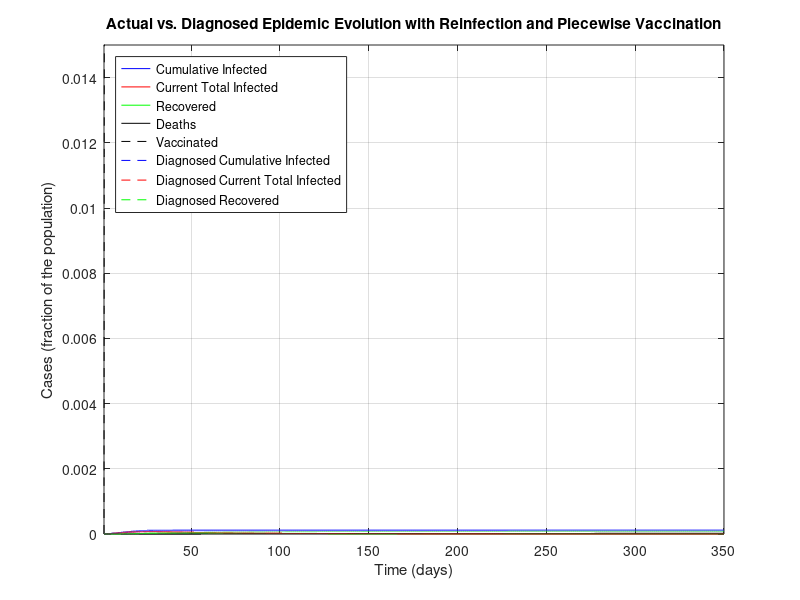
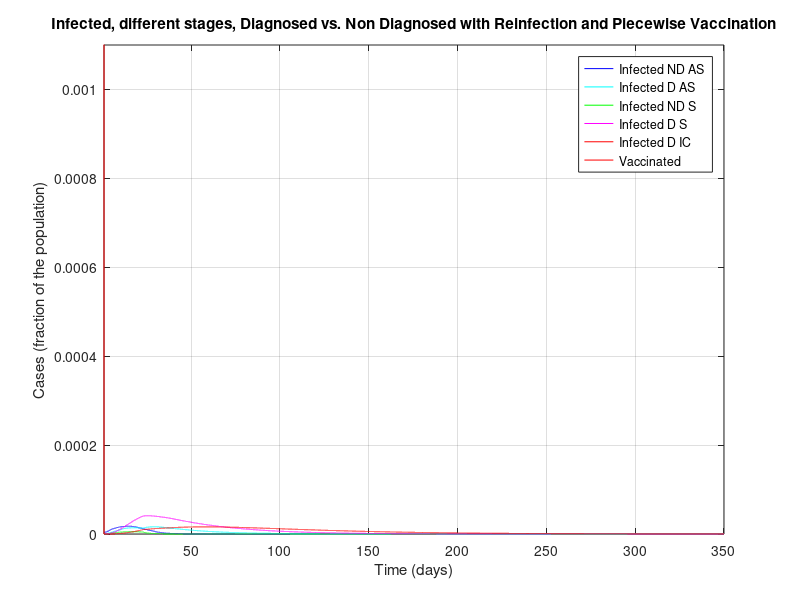
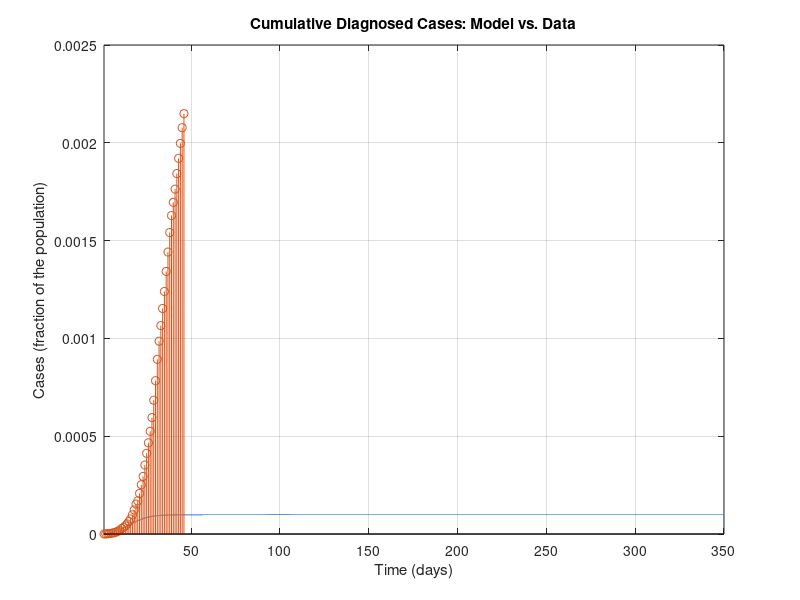
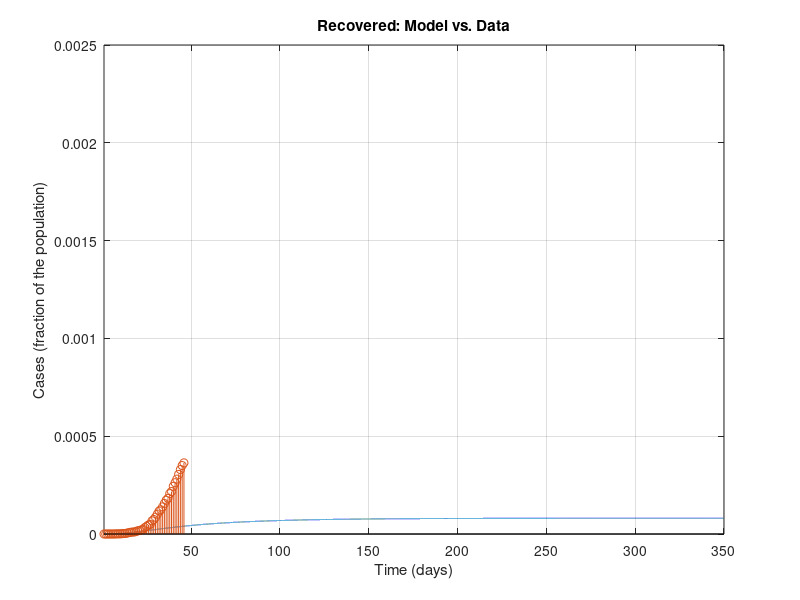

Reproduce these figures in MATLAB, in order.
%%%%%%%%%%%%%%%%%%%%%%%%%%%%%%%%%%%%%%%%
%%%%%%%%%%%%%%%%%%%%%%%%%%%%%%%%%%%%%%%%
% MATLAB Code for epidemic simulations with the SIDARTHE model in the work
%
% Based on Modelling the COVID-19 epidemic and implementation of population-wide interventions in Italy
% by Giulia Giordano, Franco Blanchini, Raffaele Bruno, Patrizio Colaneri, Alessandro Di Filippo, Angela Di Matteo, Marta Colaneri
% 
%This code now implements vaccines and reinfection of healed and vaccinated
%people. These modifications were done by Carl Ingebretsen
%%%%%%%%%%%%%%%%%%%%%%%%%%%%%%%%%%%%%%%%
%%%%%%%%%%%%%%%%%%%%%%%%%%%%%%%%%%%%%%%%

clear all
close all
clc

%%%%%%%%%%%%%%%%%%%%%%%%%%%%%%%%%%%%%%%%
% DATA
%%%%%%%%%%%%%%%%%%%%%%%%%%%%%%%%%%%%%%%%

% Italian population
popolazione=60e6;

% Data 20 February - 5 April (46 days):
% Total Cases
CasiTotali = [3 20 79 132 219 322 400 650 888 1128 1694 2036 2502 3089 3858 4636 5883 7375 9172 10149 12462 15113 17660 21157 24747 27980 31506 35713 41035 47021 53578 59138 63927 69176 74386 80539 86498 92472 97689 101739 105792 110574 115242 119827 124632 128948]/popolazione; % D+R+T+E+H_diagnosticati
% Deaths
Deceduti = [0 1 2 2 5 10 12 17 21 29 34 52 79 107 148 197 233 366 463 631 827 1016 1266 1441 1809 2158 2503 2978 3405 4032 4825 5476 6077 6820 7503 8165 9134 10023 10779 11591 12428 13155 13915 14681 15362 15887]/popolazione; % E
% Recovered
Guariti = [0 0 0 1 1 1 3 45 46 50 83 149 160 276 414 523 589 622 724 1004 1045 1258 1439 1966 2335 2749 2941 4025 4440 5129 6072 7024 7432 8326 9362 10361 10950 12384 13030 14620 15729 16847 18278 19758 20996 21815]/popolazione; % H_diagnosticati
% Currently Positive
Positivi = [3 19 77 129 213 311 385 588 821 1049 1577 1835 2263 2706 3296 3916 5061 6387 7985 8514 10590 12839 14955 17750 20603 23073 26062 28710 33190 37860 42681 46638 50418 54030 57521 62013 66414 70065 73880 75528 77635 80572 83049 85388 88274 91246]/popolazione; % D+R+T

% Data 23 February - 5 April (from day 4 to day 46)
% Currently positive: isolated at home
Isolamento_domiciliare = [49 91 162 221 284 412 543 798 927 1000 1065 1155 1060 1843 2180 2936 2599 3724 5036 6201 7860 9268 10197 11108 12090 14935 19185 22116 23783 26522 28697 30920 33648 36653 39533 42588 43752 45420 48134 50456 52579 55270 58320]/popolazione; %D
% Currently positive: hospitalised
Ricoverati_sintomi = [54 99 114 128 248 345 401 639 742 1034 1346 1790 2394 2651 3557 4316 5038 5838 6650 7426 8372 9663 11025 12894 14363 15757 16020 17708 19846 20692 21937 23112 24753 26029 26676 27386 27795 28192 28403 28540 28741 29010 28949]/popolazione; % R
% Currently positive: ICU
Terapia_intensiva = [26 23 35 36 56 64 105 140 166 229 295 351 462 567 650 733 877 1028 1153 1328 1518 1672 1851 2060 2257 2498 2655 2857 3009 3204 3396 3489 3612 3732 3856 3906 3981 4023 4035 4053 4068 3994 3977]/popolazione; %T


%%%%%%%%%%%%%%%%%%%%%%%%%%%%%%%%%%%%%%%%
% PARAMETERS
%%%%%%%%%%%%%%%%%%%%%%%%%%%%%%%%%%%%%%%%

% Simulation horizon: CAN BE MODIFIED AT ONE'S WILL PROVIDED THAT IT IS AT
% LEAST EQUAL TO THE NUMBER OF DAYS FOR WHICH DATA ARE AVAILABLE
Orizzonte = 350;

% Plot yes/no: SET TO 1 IF PDF FIGURES MUST BE GENERATED, 0 OTHERWISE
plotPDF = 0;

% Time-step for Euler discretisation of the continuous-time system
step=0.01;

% Transmission rate due to contacts with UNDETECTED asymptomatic infected
alfa=0.57;
% Transmission rate due to contacts with DETECTED asymptomatic infected
beta=0.0114;
% Transmission rate due to contacts with UNDETECTED symptomatic infected
gamma=0.456;
% Transmission rate due to contacts with DETECTED symptomatic infected
delta=0.0114;

% Detection rate for ASYMPTOMATIC
epsilon=0.171;
% Detection rate for SYMPTOMATIC
theta=0.3705;

% Worsening rate: UNDETECTED asymptomatic infected becomes symptomatic
zeta=0.1254;
% Worsening rate: DETECTED asymptomatic infected becomes symptomatic
eta=0.1254;

% Worsening rate: UNDETECTED symptomatic infected develop life-threatening
% symptoms
mu=0.0171;
% Worsening rate: DETECTED symptomatic infected develop life-threatening
% symptoms
nu=0.0274;

% Mortality rate for infected with life-threatening symptoms
tau=0.01;

% Recovery rate for undetected asymptomatic infected
lambda=0.0342;
% Recovery rate for detected asymptomatic infected
rho=0.0342;
% Recovery rate for undetected symptomatic infected
kappa=0.0171;
% Recovery rate for detected symptomatic infected
xi=0.0171;
% Recovery rate for life-threatened symptomatic infected
sigma=0.0171;

%to add the SIDARTHE-V version add a new constant phi
phi=0.00001;
%phi=0.5;

%Reinfection coefficients
rein=0.05;
rein_vacc = 0.01;

%%%%%%%%%%%%%%%%%%%%%%%%%%%%%%%%%%%%%%%%
% DEFINITIONS
%%%%%%%%%%%%%%%%%%%%%%%%%%%%%%%%%%%%%%%%

% Parameters
r1=epsilon+zeta+lambda;
r2=eta+rho;
r3=theta+mu+kappa;
r4=nu+xi;
r5=sigma+tau;

% Initial R0
R0_iniziale=alfa/r1+beta*epsilon/(r1*r2)+gamma*zeta/(r1*r3)+delta*eta*epsilon/(r1*r2*r4)+delta*zeta*theta/(r1*r3*r4);

% Time horizon
t=1:step:Orizzonte;

% Vectors for time evolution of variables
S=zeros(1,length(t));
I=zeros(1,length(t));
D=zeros(1,length(t));
A=zeros(1,length(t));
R=zeros(1,length(t));
T=zeros(1,length(t));
H=zeros(1,length(t));
H_diagnosticati=zeros(1,length(t)); % DIAGNOSED recovered only!
E=zeros(1,length(t));
%For SIDARTHE-V add a V
V=zeros(1,length(t));

% Vectors for time evolution of actual/perceived Case Fatality Rate
M=zeros(1,length(t));
P=zeros(1,length(t));

%%%%%%%%%%%%%%%%%%%%%%%%%%%%%%%%%%%%%%%%
% INITIAL CONDITIONS
%%%%%%%%%%%%%%%%%%%%%%%%%%%%%%%%%%%%%%%%

I(1)=200/popolazione;
D(1)=20/popolazione;
A(1)=1/popolazione;
R(1)=2/popolazione;
T(1)=0.00;
H(1)=0.00;
E(1)=0.00;
V(1)=0.00;%For SIDARTHE-V
S(1)=1-I(1)-D(1)-A(1)-R(1)-T(1)-H(1)-E(1)-V(1);

H_diagnosticati(1) = 0.00; % DIAGNOSED recovered only
Infetti_reali(1)=I(1)+D(1)+A(1)+R(1)+T(1); % Actual currently infected

M(1)=0;
P(1)=0;

% Whole state vector
%Added a V(1) at the end
x=[S(1);I(1);D(1);A(1);R(1);T(1);H(1);E(1);V(1);H_diagnosticati(1);Infetti_reali(1)];

%%%%%%%%%%%%%%%%%%%%%%%%%%%%%%%%%%%%%%%%
% SIMULATION
%%%%%%%%%%%%%%%%%%%%%%%%%%%%%%%%%%%%%%%%

% "Control" binary variables to compute the new R0 every time a policy has
% changed the parameters
plottato = 0;
plottato1 = 0;
plottato_bis = 0;
plottato_tris = 0;
plottato_quat = 0;

%Define the vaccination function that will calculate how people are
%vaccinated
%Try sinusoidal and guassian
vacc_1 = @(x) 0.05*sin(0.7*x)+0.1; %Could do +0.05 too
vacc_2 = @(x) (1/(2*(2*pi)^0.5))*exp(-((x-100)/100)^2);

for i=2:length(t)
    %update the vaccination coefficient:
    %phi=vacc_1(i/step);
    phi=vacc_2(i/step);
    
    if (i>4/step) % Basic social distancing (awareness, schools closed)
        alfa=0.4218;
        gamma=0.285;
        beta = 0.0057;
        delta=0.0057;
        if plottato == 0 % Compute the new R0
            r1=epsilon+zeta+lambda;
            r2=eta+rho;
            r3=theta+mu+kappa;
            r4=nu+xi;
            r5=sigma+tau;
            R0_primemisure=alfa/r1+beta*epsilon/(r1*r2)+gamma*zeta/(r1*r3)+delta*eta*epsilon/(r1*r2*r4)+delta*zeta*theta/(r1*r3*r4)
            plottato = 1;
        end
    end
    
    if (i>12/step)
        % Screening limited to / focused on symptomatic subjects
        epsilon=0.1425;
        if plottato1 == 0
            r1=epsilon+zeta+lambda;
            r2=eta+rho;
            r3=theta+mu+kappa;
            r4=nu+xi;
            r5=sigma+tau;
            R0_primemisureeps=alfa/r1+beta*epsilon/(r1*r2)+gamma*zeta/(r1*r3)+delta*eta*epsilon/(r1*r2*r4)+delta*zeta*theta/(r1*r3*r4)
            plottato1 = 1;
        end
    end
    
    if (i>22/step) % Social distancing: lockdown, mild effect
        
        alfa=0.36;
        beta=0.005;
        gamma=0.2;
        delta=0.005;
        
        mu = 0.008;
        nu = 0.015;
        
        zeta=0.034;
        eta=0.034;
        
        lambda=0.08;
        rho=0.0171;
        kappa=0.0171;
        xi=0.0171;
        sigma=0.0171;
        
        if plottato_bis == 0 % Compute the new R0
            r1=epsilon+zeta+lambda;
            r2=eta+rho;
            r3=theta+mu+kappa;
            r4=nu+xi;
            r5=sigma+tau;
            R0_secondemisure=(alfa*r2*r3*r4+epsilon*beta*r3*r4+gamma*zeta*r2*r4+delta*eta*epsilon*r3+delta*zeta*theta*r2)/(r1*r2*r3*r4)
            plottato_bis = 1;
        end
    end
    
    if (i>28/step) % Social distancing: lockdown, strong effect
        
        alfa=0.21;
        gamma=0.11;
        
        if plottato_tris == 0 % Compute the new R0
            r1=epsilon+zeta+lambda;
            r2=eta+rho;
            r3=theta+mu+kappa;
            r4=nu+xi;
            r5=sigma+tau;
            R0_terzemisure=(alfa*r2*r3*r4+epsilon*beta*r3*r4+gamma*zeta*r2*r4+delta*eta*epsilon*r3+delta*zeta*theta*r2)/(r1*r2*r3*r4)
            plottato_tris = 1;
        end
    end
    
    if (i>38/step) % Broader diagnosis campaign
        
        epsilon = 0.2;
        rho=0.02;
        kappa=0.02;
        xi=0.02;
        sigma=0.01;
        
        zeta=0.025;
        eta=0.025;
        
        if plottato_quat == 0 % Compute the new R0
            r1=epsilon+zeta+lambda;
            r2=eta+rho;
            r3=theta+mu+kappa;
            r4=nu+xi;
            r5=sigma+tau;
            R0_quartemisure=(alfa*r2*r3*r4+epsilon*beta*r3*r4+gamma*zeta*r2*r4+delta*eta*epsilon*r3+delta*zeta*theta*r2)/(r1*r2*r3*r4);
            plottato_quat = 1;
        end
    end
    phi = vacc_1(i/step); % may need the /step
    %The code for piecewise vaccination
    %if (i>5/step)
        %phi=0.00001;
    %elseif (i>50/step)
        %phi=0.00005;
        %phi=0.001;
    %elseif (i>100/step)
        %phi=0.0001;
    %elseif (i>200/step)
        %phi=0.0005;
    %end
    
    % Compute the system evolution
    %ADDED A NEW zero to the end of each row and added a tenth row with 
    %B=[-alfa*x(2)-beta*x(3)-gamma*x(4)-delta*x(5)-phi*x(9) 0 0 0 0 0 0 0 0 0 0;
    %    alfa*x(2)+beta*x(3)+gamma*x(4)+delta*x(5) -(epsilon+zeta+lambda)+rein 0 0 0 0 0 0 0 0 0;
    %    0 epsilon  -(eta+rho) 0 0 0 0 0 0 0 0;
     %   0 zeta 0 -(theta+mu+kappa) 0 0 0 0 0 0 0;
     %   0 0 eta theta -(nu+xi) -rein 0 0 0 0 0;
     %   0 0 0 mu nu  -(sigma+tau) 0 0 0 0 0;
     %   0 lambda rho kappa xi sigma 0 0 0 0 0;
     %   0 0 0 0 0 tau 0 0 0 0 0;
     %   phi*x(1) 0 0 0 0 0 0 0 0 0 0;
     %   0 0 rho 0 xi sigma 0 0 0 0 0;
     %   alfa*x(2)+beta*x(3)+gamma*x(4)+delta*x(5) 0 0 0 0 0 0 0 0 0 0];
    %x=x+B*x*step;
    B=[-alfa*x(2)-beta*x(3)-gamma*x(4)-delta*x(5)-phi*x(9) 0 0 0 0 0 rein 0 rein_vacc 0 0;
        alfa*x(2)+beta*x(3)+gamma*x(4)+delta*x(5) -(epsilon+zeta+lambda) 0 0 0 0 0 0 0 0 0;
        0 epsilon  -(eta+rho) 0 0 0 0 0 0 0 0;
        0 zeta 0 -(theta+mu+kappa) 0 0 0 0 0 0 0;
        0 0 eta theta -(nu+xi) 0 0 0 0 0 0;
        0 0 0 mu nu  -(sigma+tau) 0 0 0 0 0;
        0 lambda rho kappa xi sigma -rein 0 0 0 0;
        0 0 0 0 0 tau 0 0 0 0 0;
        phi*x(1) 0 0 0 0 0 0 0 -rein 0 0;
        0 0 rho 0 xi sigma 0 0 0 0 0;
        alfa*x(2)+beta*x(3)+gamma*x(4)+delta*x(5) 0 0 0 0 0 0 0 0 0 0];
    x=x+B*x*step;
    
    % Update variables
    
    S(i)=x(1);
    I(i)=x(2);
    D(i)=x(3);
    A(i)=x(4);
    R(i)=x(5);
    T(i)=x(6);
    H(i)=x(7);
    E(i)=x(8);
    V(i)=x(9);%added V
    
    H_diagnosticati(i)=x(10);
    Infetti_reali(i)=x(11);
    
    % Update Case Fatality Rate
    
    M(i)=E(i)/(S(1)-S(i));
    P(i)=E(i)/((epsilon*r3+(theta+mu)*zeta)*(I(1)+S(1)-I(i)-S(i))/(r1*r3)+(theta+mu)*(A(1)-A(i))/r3);
    
end

%%%%%%%%%%%%%%%%%%%%%%%%%%%%%%%%%%%%%%%%
% FINAL VALUES
%%%%%%%%%%%%%%%%%%%%%%%%%%%%%%%%%%%%%%%%

% Variables
Sbar=S(length(t));
Ibar=I(length(t));
Dbar=D(length(t));
Abar=A(length(t));
Rbar=R(length(t));
Tbar=T(length(t));
Hbar=H(length(t));
Ebar=E(length(t));
Vbar=V(length(t));

% Case fatality rate
Mbar=M(length(t));
Pbar=P(length(t));

% Case fatality rate from formulas
Mbar1=Ebar/(S(1)-Sbar);
Pbar1=Ebar/((epsilon*r3+(theta+mu)*zeta)*(I(1)+S(1)-Sbar-Ibar)/(r1*r3)+(theta+mu)*(A(1)-Abar)/r3);

%%%%%%%%%%%%%%%%%%%%%%%%%%%%%%%%%%%%%%%%
% FIGURES
%%%%%%%%%%%%%%%%%%%%%%%%%%%%%%%%%%%%%%%%

figure
plot(t,Infetti_reali,'b',t,I+D+A+R+T,'r',t,H,'g',t,E,'k',t,V,'--black')%added V
hold on
plot(t,D+R+T+E+H_diagnosticati,'--b',t,D+R+T,'--r',t,H_diagnosticati,'--g')
xlim([t(1) t(end)])
ylim([0 0.015])
title('Actual vs. Diagnosed Epidemic Evolution with Reinfection and Piecewise Vaccination')
xlabel('Time (days)')
ylabel('Cases (fraction of the population)')
legend({'Cumulative Infected','Current Total Infected', 'Recovered', 'Deaths','Vaccinated','Diagnosed Cumulative Infected','Diagnosed Current Total Infected', 'Diagnosed Recovered'},'Location','northwest')
grid

if plotPDF==1
    set(gcf, 'PaperUnits', 'centimeters');
    set(gcf, 'PaperPosition', [0 0 24 16]);
    set(gcf, 'PaperSize', [24 16]); % dimension on x axis and y axis resp.
    print(gcf,'-dpdf', ['PanoramicaEpidemiaRealevsPercepita.pdf'])
end
%

figure
plot(t,I,'b',t,D,'c',t,A,'g',t,R,'m',t,T,'r',t,V,'r')
xlim([t(1) t(end)])
ylim([0 1.1e-3])
title('Infected, different stages, Diagnosed vs. Non Diagnosed with Reinfection and Piecewise Vaccination')
xlabel('Time (days)')
ylabel('Cases (fraction of the population)')
legend({'Infected ND AS', 'Infected D AS', 'Infected ND S', 'Infected D S', 'Infected D IC','Vaccinated'},'Location','northeast')
grid

if plotPDF==1
    set(gcf, 'PaperUnits', 'centimeters');
    set(gcf, 'PaperPosition', [0 0 24 16]);
    set(gcf, 'PaperSize', [24 16]); % dimension on x axis and y axis resp.
    print(gcf,'-dpdf', ['SuddivisioneInfetti.pdf'])
end

%

figure
plot(t,D+R+T+E+H_diagnosticati)
hold on
stem(t(1:1/step:size(CasiTotali,2)/step),CasiTotali)
xlim([t(1) t(end)])
ylim([0 2.5e-3])
title('Cumulative Diagnosed Cases: Model vs. Data')
xlabel('Time (days)')
ylabel('Cases (fraction of the population)')
grid

if plotPDF==1
    set(gcf, 'PaperUnits', 'centimeters');
    set(gcf, 'PaperPosition', [0 0 16 10]);
    set(gcf, 'PaperSize', [16 10]); % dimension on x axis and y axis resp.
    print(gcf,'-dpdf', ['CasiTotali.pdf'])
end
%

figure
plot(t,H_diagnosticati)
hold on
stem(t(1:1/step:size(CasiTotali,2)/step),Guariti)
xlim([t(1) t(end)])
ylim([0 2.5e-3])
title('Recovered: Model vs. Data')
xlabel('Time (days)')
ylabel('Cases (fraction of the population)')
grid

if plotPDF==1
    set(gcf, 'PaperUnits', 'centimeters');
    set(gcf, 'PaperPosition', [0 0 16 10]);
    set(gcf, 'PaperSize', [16 10]); % dimension on x axis and y axis resp.
    print(gcf,'-dpdf', ['Guariti_diagnosticati.pdf'])
end
%

figure
plot(t,E)
hold on
stem(t(1:1/step:size(CasiTotali,2)/step),Deceduti)
xlim([t(1) t(end)])
ylim([0 2.5e-3])
title('Deaths: Model vs. Data - NOTE: EXCLUDED FROM FITTING')
xlabel('Time (days)')
ylabel('Cases (fraction of the population)')
grid

if plotPDF==1
    set(gcf, 'PaperUnits', 'centimeters');
    set(gcf, 'PaperPosition', [0 0 16 10]);
    set(gcf, 'PaperSize', [16 10]); % dimension on x axis and y axis resp.
    print(gcf,'-dpdf', ['Morti.pdf'])
end
%

figure
plot(t,D+R+T)
hold on
stem(t(1:1/step:size(CasiTotali,2)/step),Positivi)
xlim([t(1) t(end)])
ylim([0 2.5e-3])
title('Infected: Model vs. Data')
xlabel('Time (days)')
ylabel('Cases (fraction of the population)')
grid

if plotPDF==1
    set(gcf, 'PaperUnits', 'centimeters');
    set(gcf, 'PaperPosition', [0 0 16 10]);
    set(gcf, 'PaperSize', [16 10]); % dimension on x axis and y axis resp.
    print(gcf,'-dpdf', ['Positivi_diagnosticati.pdf'])
end
%

figure
plot(t,D)
hold on
stem(t(1+3/step:1/step:1+(size(Ricoverati_sintomi,2)+2)/step),Isolamento_domiciliare)
xlim([t(1) t(end)])
ylim([0 2.5e-3])
title('Infected, No Symptoms: Model vs. Data')
xlabel('Time (days)')
ylabel('Cases (fraction of the population)')
grid

if plotPDF==1
    set(gcf, 'PaperUnits', 'centimeters');
    set(gcf, 'PaperPosition', [0 0 16 10]);
    set(gcf, 'PaperSize', [16 10]); % dimension on x axis and y axis resp.
    print(gcf,'-dpdf', ['InfettiAsintomatici_diagnosticati.pdf'])
end
%

figure
plot(t,R)
hold on
stem(t(1+3/step:1/step:1+(size(Ricoverati_sintomi,2)+2)/step),Ricoverati_sintomi)
xlim([t(1) t(end)])
ylim([0 2.5e-3])
title('Infected, Symptoms: Model vs. Data')
xlabel('Time (days)')
ylabel('Cases (fraction of the population)')
grid

if plotPDF==1
    set(gcf, 'PaperUnits', 'centimeters');
    set(gcf, 'PaperPosition', [0 0 16 10]);
    set(gcf, 'PaperSize', [16 10]); % dimension on x axis and y axis resp.
    print(gcf,'-dpdf', ['InfettiSintomatici_diagnosticati_ricoverati.pdf'])
end
%

figure
plot(t,D+R)
hold on
stem(t(1+3/step:1/step:1+(size(Ricoverati_sintomi,2)+2)/step),Isolamento_domiciliare+Ricoverati_sintomi)
xlim([t(1) t(end)])
ylim([0 2.5e-3])
title('Infected, No or Mild Symptoms: Model vs. Data')
xlabel('Time (days)')
ylabel('Cases (fraction of the population)')
grid

if plotPDF==1
    set(gcf, 'PaperUnits', 'centimeters');
    set(gcf, 'PaperPosition', [0 0 16 10]);
    set(gcf, 'PaperSize', [16 10]); % dimension on x axis and y axis resp.
    print(gcf,'-dpdf', ['InfettiNonGravi_diagnosticati.pdf'])
end

%

figure
plot(t,T)
hold on
stem(t(1+3/step:1/step:1+(size(Ricoverati_sintomi,2)+2)/step),Terapia_intensiva)
xlim([t(1) t(end)])
ylim([0 2.5e-3])
title('Infected, Life-Threatening Symptoms: Model vs. Data')
xlabel('Time (days)')
ylabel('Cases (fraction of the population)')
grid

if plotPDF==1
    set(gcf, 'PaperUnits', 'centimeters');
    set(gcf, 'PaperPosition', [0 0 16 10]);
    set(gcf, 'PaperSize', [16 10]); % dimension on x axis and y axis resp.
    print(gcf,'-dpdf', ['InfettiSintomatici_diagnosticati_terapiaintensiva.pdf'])
end

%Plot the vaccinated
figure
plot(t,V)
hold on
%stem(t(1+3/step:1/step:1+(size(Ricoverati_sintomi,2)+2)/step),Terapia_intensiva)
xlim([t(1) t(end)])
ylim([0 2.5e-3])
title('Vaccinated: Model vs. Data')
xlabel('Time (days)')
ylabel('Vaccinated (fraction of the population)')
grid

%Plot the vaccination function to check it
%phi=vacc_1(i/step);
%phi=vacc_2(i/step);
figure
plot(t,vacc_1(t))
%plot(t,vacc_2(t))
hold on
%stem(t(1+3/step:1/step:1+(size(Ricoverati_sintomi,2)+2)/step),Terapia_intensiva)
xlim([t(1) t(end)])
%ylim([0 2.5e-3])
title('Vaccination function')
xlabel('Time (days)')
ylabel('Vaccination Rate')
grid

%if plotPDF==1
    %set(gcf, 'PaperUnits', 'centimeters');
    %set(gcf, 'PaperPosition', [0 0 16 10]);
    %set(gcf, 'PaperSize', [16 10]); % dimension on x axis and y axis resp.
    %print(gcf,'-dpdf', ['InfettiSintomatici_diagnosticati_terapiaintensiva.pdf'])
%end
